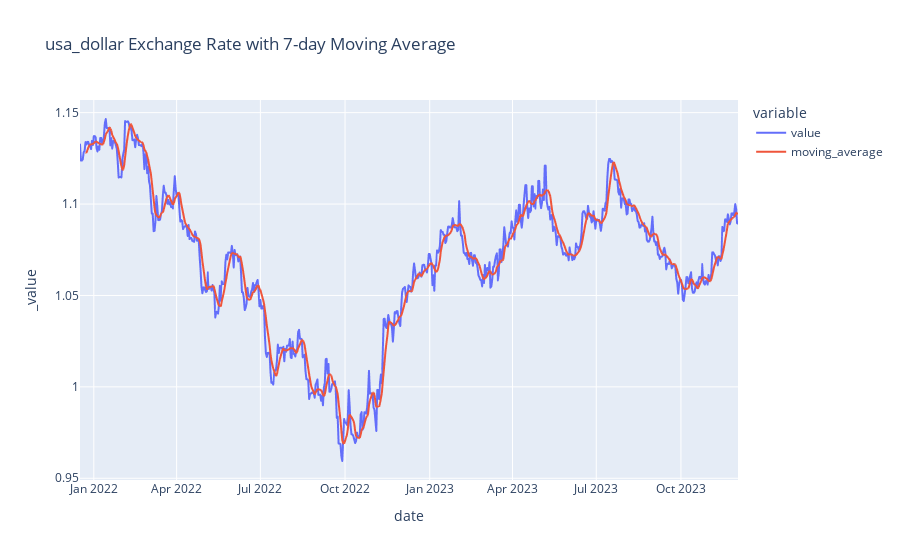

Notebook code cell kept with this figure:
### Code cell
import pandas as pd
import plotly.express as px #library for creating interactive charts

# Load the data from the CSV file
file_path = r'C:\Users\SUNYLoaner\Downloads\exchange_rates.csv'
exchange_rates_df = pd.read_csv(file_path)

# Convert the 'date' column to datetime format
exchange_rates_df['date'] = pd.to_datetime(exchange_rates_df['date'], format='%d/%m/%Y')
exchange_rates_df.set_index('date', inplace=True)

# Filter data for USA DOLLAR Rupee
usa_dollar_data = exchange_rates_df[exchange_rates_df['Country/Currency'] == 'USA Dollar'].copy()

# Calculate the moving average with a window size of 7 days
usa_dollar_data['moving_average'] = usa_dollar_data['value'].rolling(window=7).mean()

# Plot the data using Plotly
fig = px.line(usa_dollar_data, x=usa_dollar_data.index, y=['value', 'moving_average'],
              labels={'value': 'Exchange Rate', 'moving_average': 'Moving Average'},
              title='usa_dollar Exchange Rate with 7-day Moving Average')

# Set custom colors inspired by the Indian flag
fig.update_traces(line=dict(color='#FF9933'), selector=dict(name='Exchange Rate'))
fig.update_traces(line=dict(color='#138808'), selector=dict(name='Moving Average'))

# Show the plot
fig.show()

# Display the moving average for different years
years = usa_dollar_data.index.year.unique()
for year in years:
    yearly_data = usa_dollar_data[usa_dollar_data.index.year == year]
    print(f'\nMoving Average for USA Dollar in {year}:\n')
    print(yearly_data[['value', 'moving_average']])

### Figure 1 — Plotly figure (JSON) as saved in the notebook; plotly's stock layout.template omitted (floating-point values rounded to 4 significant figures; data arrays with more than 128 entries replaced by an {"elided": "..."} marker saying what was removed)
{"data": [{"hovertemplate": "variable=value<br>date=%{x}<br>_value=%{y}<extra></extra>", "legendgroup": "value", "line": {"color": "#636efa", "dash": "solid"}, "marker": {"symbol": "circle"}, "mode": "lines", "name": "value", "showlegend": true, "type": "scattergl", "x": {"elided": "717 str values"}, "xaxis": "x", "y": {"elided": "717 float values"}, "yaxis": "y"}, {"hovertemplate": "variable=moving_average<br>date=%{x}<br>_value=%{y}<extra></extra>", "legendgroup": "moving_average", "line": {"color": "#EF553B", "dash": "solid"}, "marker": {"symbol": "circle"}, "mode": "lines", "name": "moving_average", "showlegend": true, "type": "scattergl", "x": {"elided": "717 str values"}, "xaxis": "x", "y": {"elided": "717 float values"}, "yaxis": "y"}], "layout": {"legend": {"title": {"text": "variable"}, "tracegroupgap": 0}, "title": {"text": "usa_dollar Exchange Rate with 7-day Moving Average"}, "xaxis": {"anchor": "y", "domain": [0, 1], "title": {"text": "date"}}, "yaxis": {"anchor": "x", "domain": [0, 1], "title": {"text": "_value"}}}}
